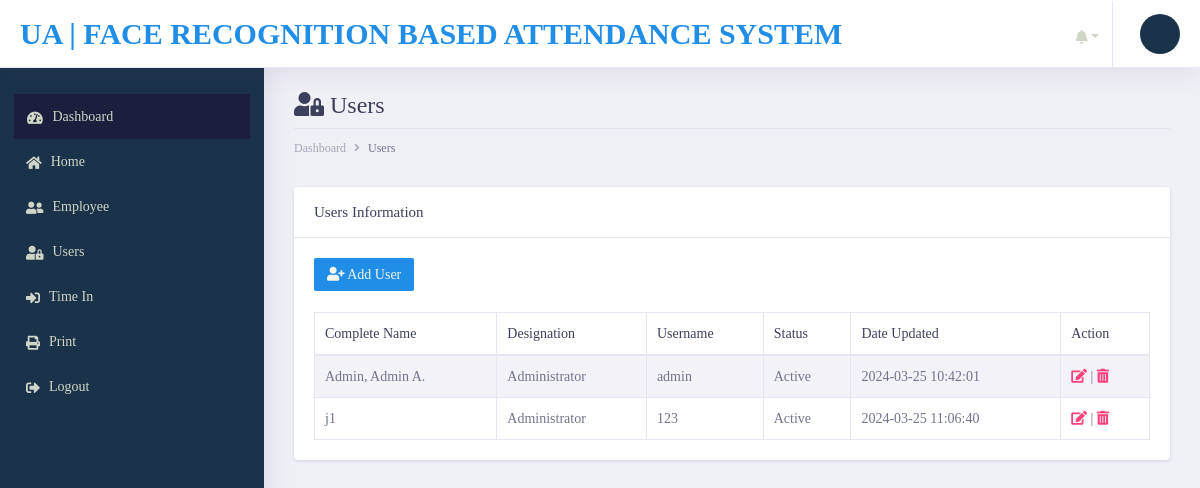
/users.php, run on an earlier commit of the app's database.
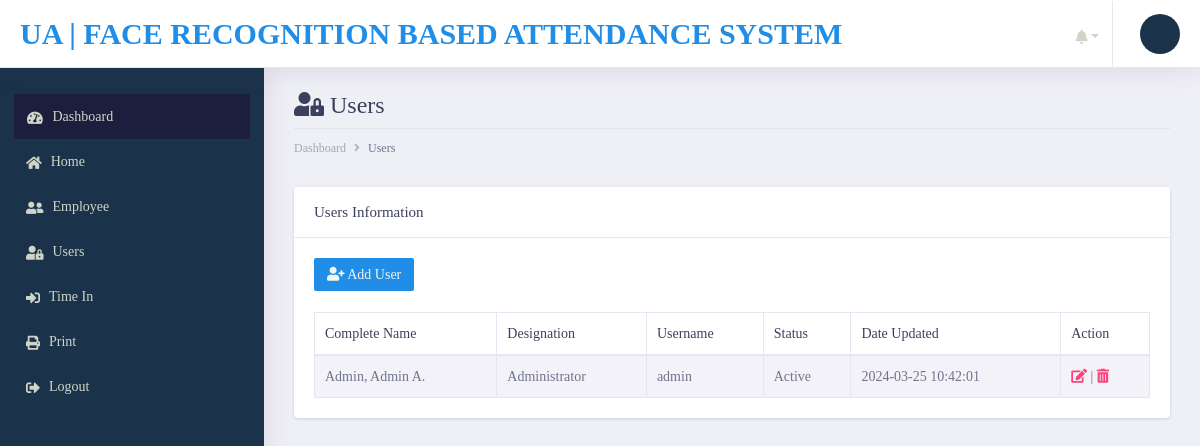
And on a later commit of the database.
### tables this page shows
CREATE TABLE `users` (
  `id` int(11) NOT NULL AUTO_INCREMENT,
  `name` varchar(100) NOT NULL,
  `user_type` tinyint(1) NOT NULL COMMENT '1=admin, 2=faculty 3=staff',
  `username` varchar(100) NOT NULL,
  `password` varchar(100) NOT NULL,
  `status` int(11) NOT NULL COMMENT '0=inactive, 1=active',
  `date_updated` datetime NOT NULL DEFAULT current_timestamp(),
  PRIMARY KEY (`id`)
);

### config/class_model.php (called while the page is built, shortened)
<?php
	class class_model{
		public $host = db_host;
		public $user = db_user;
		public $pass = db_pass;
		public $dbname = db_name;
		public $conn;
		private function connect(){
			$this->conn = new mysqli($this->host, $this->user, $this->pass, $this->dbname);
		}
	    public function fetchAll_user(){
            $sql = "SELECT * FROM  users";
				$stmt = $this->conn->prepare($sql);
				$stmt->execute();
				$result = $stmt->get_result();
		        $data = array();
		         while ($row = $result->fetch_assoc()) {
		                   $data[] = $row;
		            }
		         return $data;
		  }
	}
?>

### users.php (the view, shortened to what the changed rows need)
<?php include('config/header.php');?>
        <div class="dashboard-wrapper">
            <div class="container-fluid  dashboard-content">
                <div class="row">
                    <div class="col-xl-12 col-lg-12 col-md-12 col-sm-12 col-12">
                        <div class="page-header">
                             <h2 class="pageheader-title"><i class="fa fa-fw fa-user-lock"></i> Users </h2>
                        </div>
                    </div>
                </div>
                    <div class="row">
                        <div class="col-xl-12 col-lg-12 col-md-12 col-sm-12 col-12">
                            <div class="card">
                                <div class="card-body">
                                    <div class="table-responsive">
                                        <br><br>
                                        <table class="table table-striped table-bordered first">
                                            <thead>
                                                <tr>
                                                    <th scope="col">Complete Name</th>
                                                    <th scope="col">Designation</th>
                                                    <th scope="col">Username</th>
                                                    <th scope="col">Status</th>
                                                    <th scope="col">Date Updated</th>
                                                    <th scope="col">Action</th>
                                                </tr>
                                            </thead>
                                            <tbody>
                                             <?php
                                                $conn = new class_model();
                                                $user = $conn->fetchAll_user();
                                                $user_type_ar=array('','Administrator','Faculty','Staff');
                                                $status_ar=array('Inactive','Active');
                                               ?>
                                               <?php foreach ($user as $row) { ?>
                                                <tr>
                                                    <td><?= $row['name']; ?></td>
                                                    <td><?= $user_type_ar[$row['user_type']]; ?></td>
                                                    <td><?= $row['username']; ?></td>
                                                    <td><?= $status_ar[$row['status']]; ?></td>
                                                    <td><?= $row['date_updated']; ?></td>
                                                    <td class="align-right">
                                                        <a href="edit-user.php?user=<?= $row['id']; ?>&full-name=<?php echo $row['name']; ?>" class="text-secondary font-weight-bold text-xs" data-toggle="tooltip" data-original-title="Edit user">
                                                          <i class="fa fa-edit"></i>
                                                        </a> |
                                                        <a href="javascript:;" data-id="<?= $row['id']; ?>" class="text-secondary font-weight-bold text-xs delete" data-toggle="tooltip" data-original-title="Edit user">
                                                          <i class="fa fa-trash-alt"></i>
                                                        </a>
                                                      </td>
                                                </tr>
                                             <?php } ?>
                                            </tbody>
                                        </table>
                                    </div>
                                </div>
                            </div>
                        </div>
                    </div>
            </div>
        </div>
    </div>
</body>
</html>

What changed in the data, as far as the page shows it:
removed users: name "j1", user_type "Administrator", username "123", status "Active", date_updated "2024-03-25 11:06:40"
